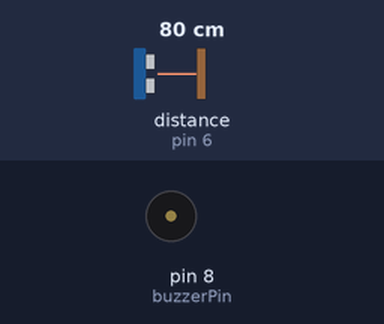
Recording of a sketch running on a simulated Arduino Uno, built with avr-gcc and run on an emulated ATmega328P. Shown: buzzer (waves = sounding). Wiring (inferred from the names in the program): ultrasonic range finder: trigger pin 7; echo pin 6. The test bench sets the inputs (shaded band); at power-on: distance to the obstacle (sensor on pin 6) 80 cm. The echo pulse lasts 58.3 µs per cm.

Above: at 1.2 s.
1.3 s: distance to the obstacle (sensor on pin 6) set to 56 cm
2.8 s: distance to the obstacle (sensor on pin 6) set to 48 cm
At 3.04 s:
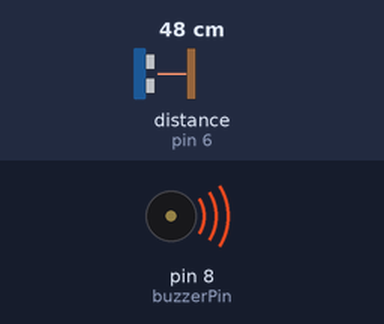
5.8 s: distance to the obstacle (sensor on pin 6) set to 60 cm
At 6.4 s:
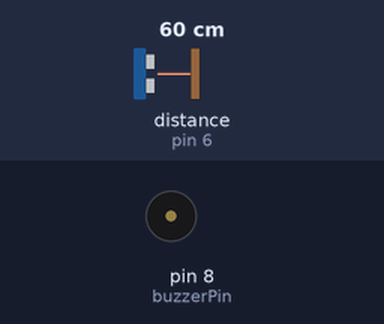
7.6 s: distance to the obstacle (sensor on pin 6) set to 2 cm
Timing chart, 0 to 58.1 s (numbered marks = the images above; inputs shaded):
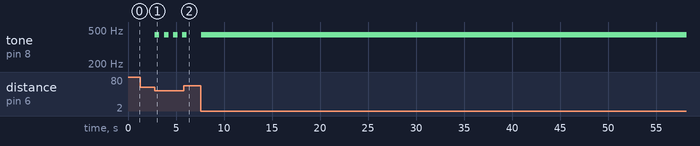

The sketch:

ders7_buzzer_hcsr04.ino
```cpp
#define echoPin 6 //mesafe sensorunun bagli oldugu pinler tanimlaniyor
#define trigPin 7
#define buzzerPin 8 //buzzerin bagli oldugu pin tanimlaniyor

int maximumRange = 50; //maksimum ve minimum olcum araligi tanimlaniyor
int minimumRange = 0;

void setup()
{
  pinMode(trigPin, OUTPUT); //sensorun trig pini ve buzzer cikis, echo pini giris olarak tanimlaniyor
  pinMode(echoPin, INPUT);
  pinMode(buzzerPin, OUTPUT);
}

void loop()
{
  int olcum = mesafe(maximumRange, minimumRange);
  melodi(olcum * 10);
}

int mesafe(int maxrange, int minrange) //mesafe olcumu icin gerekli komutlar ayri bir fonksiyonda bulunuyor
{
  long duration, distance;
  digitalWrite(trigPin, LOW); //trig pini lojik 0 seviyesine cekiliyor
  delayMicroseconds(2); //2 mikrosaniye bekleniyor
  digitalWrite(trigPin, HIGH); // trig pini lojik 1 seviyesine cekiliyor
  delayMicroseconds(10); //10 mikrosaniye bekleniyor
  digitalWrite(trigPin, LOW); //trig pini tekrar lojik 0 seviyesine cekiliyor
  duration = pulseIn(echoPin, HIGH); //sensorun yolladigi ultrasonik ses dalgasının geri gelme suresi olculuyor
  distance = duration / 58.2; //olculen sure, ses hizinin iki katina bolunuyor ve mesafeye cevriliyor (ses hizi ~= 29 mikrosn/cm)
  if (distance >= maxrange || distance <= minrange) //olculen deger maksimum mesafeden yuksek ise mesafe olarak 0 yollaniyor
    return 0;
  return distance;
  delay(50); //islem bittikten sonra 50 ms bekleniyor
}

int melodi(int dly) //buzzerdan ses cikisi icin gerekli komutlar ayri bir fonksiyonda yer aliyor
{
  tone(buzzerPin, 440); //buzzer pininden 440Hz frekansinda (la notasi) ses cikisi saglaniyor
  delay(dly); //parametre olarak verilen sure kadar bekleniyor
  noTone(buzzerPin); //ses kesiliyor
  delay(dly); //parametre olarak verilen sure kadar bekleniyor
}
```

Measured:
- the behaviour switches between 51 and 50 cm on distance to the obstacle (sensor on pin 6) (found by bisection; images 0 and 1)
- after the input at 2.8 s, tone on pin 8 (buzzerPin): alternates 440 Hz for 0.47 s and silent for 0.47 s, starting at once
- after the input at 5.8 s, tone on pin 8 (buzzerPin): goes on until 6.1 s, then stays silent
